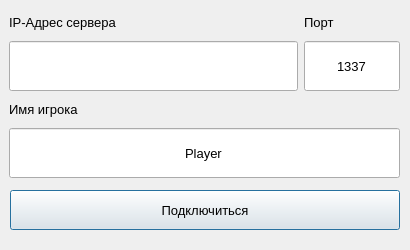
<?xml version="1.0" encoding="UTF-8"?>
<ui version="4.0">
 <class>Dialog</class>
 <widget class="QDialog" name="Dialog">
  <property name="geometry">
   <rect>
    <x>0</x>
    <y>0</y>
    <width>410</width>
    <height>250</height>
   </rect>
  </property>
  <property name="font">
   <font>
    <family>Segoe UI</family>
    <pointsize>10</pointsize>
   </font>
  </property>
  <property name="windowTitle">
   <string>Подключиться к серверу</string>
  </property>
  <widget class="QWidget" name="verticalLayoutWidget">
   <property name="geometry">
    <rect>
     <x>9</x>
     <y>9</y>
     <width>391</width>
     <height>169</height>
    </rect>
   </property>
   <layout class="QGridLayout" name="gridLayout" columnstretch="3,1">
    <item row="0" column="0">
     <widget class="QLabel" name="server_ip_label">
      <property name="font">
       <font>
        <family>Segoe UI</family>
        <pointsize>10</pointsize>
       </font>
      </property>
      <property name="text">
       <string>IP-Адрес сервера</string>
      </property>
     </widget>
    </item>
    <item row="1" column="0">
     <widget class="QLineEdit" name="server_ip_edit">
      <property name="sizePolicy">
       <sizepolicy hsizetype="Expanding" vsizetype="Maximum">
        <horstretch>0</horstretch>
        <verstretch>0</verstretch>
       </sizepolicy>
      </property>
      <property name="minimumSize">
       <size>
        <width>0</width>
        <height>50</height>
       </size>
      </property>
      <property name="font">
       <font>
        <family>Segoe UI</family>
        <pointsize>10</pointsize>
       </font>
      </property>
      <property name="inputMask">
       <string/>
      </property>
      <property name="text">
       <string/>
      </property>
      <property name="maxLength">
       <number>15</number>
      </property>
      <property name="alignment">
       <set>Qt::AlignCenter</set>
      </property>
     </widget>
    </item>
    <item row="0" column="1">
     <widget class="QLabel" name="server_port_label">
      <property name="font">
       <font>
        <family>Segoe UI</family>
        <pointsize>10</pointsize>
       </font>
      </property>
      <property name="text">
       <string>Порт</string>
      </property>
     </widget>
    </item>
    <item row="1" column="1">
     <widget class="QLineEdit" name="server_port_edit">
      <property name="sizePolicy">
       <sizepolicy hsizetype="Expanding" vsizetype="Maximum">
        <horstretch>0</horstretch>
        <verstretch>0</verstretch>
       </sizepolicy>
      </property>
      <property name="minimumSize">
       <size>
        <width>0</width>
        <height>50</height>
       </size>
      </property>
      <property name="font">
       <font>
        <family>Segoe UI</family>
        <pointsize>10</pointsize>
       </font>
      </property>
      <property name="inputMask">
       <string/>
      </property>
      <property name="text">
       <string>1337</string>
      </property>
      <property name="maxLength">
       <number>5</number>
      </property>
      <property name="alignment">
       <set>Qt::AlignCenter</set>
      </property>
     </widget>
    </item>
    <item row="3" column="0" colspan="2">
     <widget class="QLineEdit" name="player_name_edit">
      <property name="sizePolicy">
       <sizepolicy hsizetype="Expanding" vsizetype="Maximum">
        <horstretch>0</horstretch>
        <verstretch>0</verstretch>
       </sizepolicy>
      </property>
      <property name="minimumSize">
       <size>
        <width>0</width>
        <height>50</height>
       </size>
      </property>
      <property name="font">
       <font>
        <family>Segoe UI</family>
        <pointsize>10</pointsize>
       </font>
      </property>
      <property name="text">
       <string>Player</string>
      </property>
      <property name="maxLength">
       <number>20</number>
      </property>
      <property name="alignment">
       <set>Qt::AlignCenter</set>
      </property>
     </widget>
    </item>
    <item row="2" column="0" colspan="2">
     <widget class="QLabel" name="player_name_label">
      <property name="font">
       <font>
        <family>Segoe UI</family>
        <pointsize>10</pointsize>
       </font>
      </property>
      <property name="text">
       <string>Имя игрока</string>
      </property>
     </widget>
    </item>
   </layout>
  </widget>
  <widget class="QPushButton" name="connect_button">
   <property name="geometry">
    <rect>
     <x>10</x>
     <y>190</y>
     <width>390</width>
     <height>40</height>
    </rect>
   </property>
   <property name="font">
    <font>
     <family>Segoe UI</family>
     <pointsize>10</pointsize>
    </font>
   </property>
   <property name="text">
    <string>Подключиться</string>
   </property>
  </widget>
 </widget>
 <resources/>
 <connections/>
</ui>
